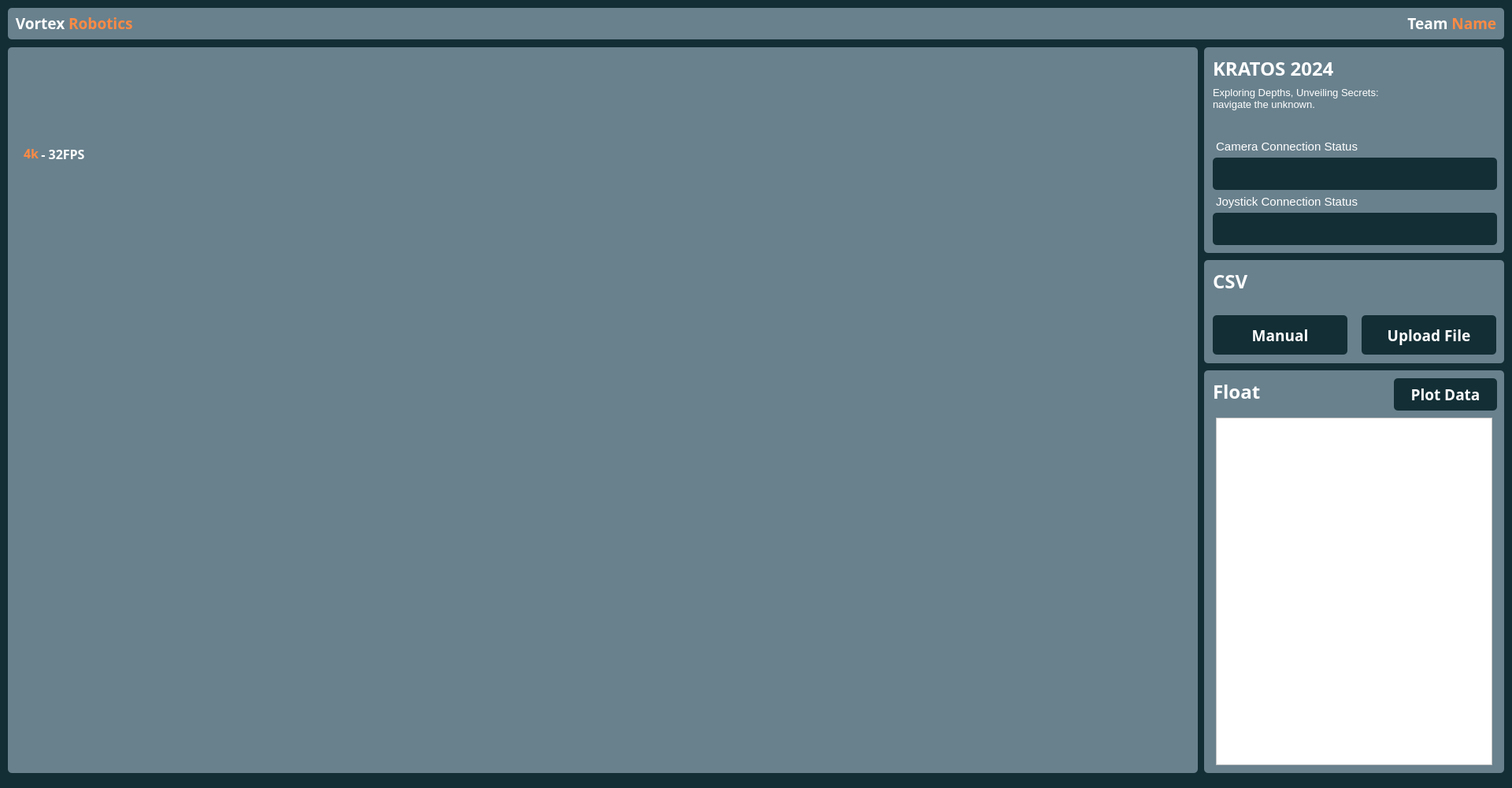
<?xml version="1.0" encoding="UTF-8"?>
<ui version="4.0">
 <class>VortexGUI</class>
 <widget class="QMainWindow" name="VortexGUI">
  <property name="geometry">
   <rect>
    <x>0</x>
    <y>0</y>
    <width>1920</width>
    <height>1000</height>
   </rect>
  </property>
  <property name="sizePolicy">
   <sizepolicy hsizetype="Preferred" vsizetype="Preferred">
    <horstretch>0</horstretch>
    <verstretch>0</verstretch>
   </sizepolicy>
  </property>
  <property name="cursor">
   <cursorShape>ArrowCursor</cursorShape>
  </property>
  <property name="focusPolicy">
   <enum>Qt::StrongFocus</enum>
  </property>
  <property name="windowTitle">
   <string>MainWindow</string>
  </property>
  <property name="windowOpacity">
   <double>1.000000000000000</double>
  </property>
  <property name="styleSheet">
   <string notr="true">background-color: #132E35;</string>
  </property>
  <widget class="QWidget" name="centralwidget">
   <property name="sizePolicy">
    <sizepolicy hsizetype="Expanding" vsizetype="Expanding">
     <horstretch>0</horstretch>
     <verstretch>0</verstretch>
    </sizepolicy>
   </property>
   <widget class="QLabel" name="camera">
    <property name="geometry">
     <rect>
      <x>19</x>
      <y>70</y>
      <width>1481</width>
      <height>901</height>
     </rect>
    </property>
    <property name="sizePolicy">
     <sizepolicy hsizetype="Expanding" vsizetype="Expanding">
      <horstretch>0</horstretch>
      <verstretch>0</verstretch>
     </sizepolicy>
    </property>
    <property name="font">
     <font>
      <pointsize>8</pointsize>
     </font>
    </property>
    <property name="styleSheet">
     <string notr="true">background-color: transparent;
border-radius: 5px;
</string>
    </property>
    <property name="text">
     <string/>
    </property>
    <property name="scaledContents">
     <bool>true</bool>
    </property>
    <property name="alignment">
     <set>Qt::AlignCenter</set>
    </property>
   </widget>
   <widget class="QLabel" name="title">
    <property name="geometry">
     <rect>
      <x>10</x>
      <y>10</y>
      <width>940</width>
      <height>40</height>
     </rect>
    </property>
    <property name="sizePolicy">
     <sizepolicy hsizetype="Expanding" vsizetype="Expanding">
      <horstretch>0</horstretch>
      <verstretch>0</verstretch>
     </sizepolicy>
    </property>
    <property name="font">
     <font>
      <family>Segoe UI Semibold</family>
      <pointsize>14</pointsize>
      <weight>75</weight>
      <bold>true</bold>
     </font>
    </property>
    <property name="styleSheet">
     <string notr="true">background-color: #69818D;
color: white;
border-radius: 5px;
</string>
    </property>
    <property name="text">
     <string>&lt;html&gt;&lt;head/&gt;&lt;body&gt;&lt;p&gt; &amp;nbsp; Vortex  &lt;font color=&quot;#fd8a44&quot;&gt;Robotics&lt;/font&gt; &lt;/p&gt;&lt;/body&gt;&lt;/html&gt;
</string>
    </property>
    <property name="alignment">
     <set>Qt::AlignJustify|Qt::AlignVCenter</set>
    </property>
   </widget>
   <widget class="QLabel" name="rov_name">
    <property name="geometry">
     <rect>
      <x>1540</x>
      <y>70</y>
      <width>191</width>
      <height>41</height>
     </rect>
    </property>
    <property name="sizePolicy">
     <sizepolicy hsizetype="Expanding" vsizetype="Expanding">
      <horstretch>0</horstretch>
      <verstretch>0</verstretch>
     </sizepolicy>
    </property>
    <property name="font">
     <font>
      <family>Segoe UI Semibold</family>
      <pointsize>18</pointsize>
      <weight>75</weight>
      <bold>true</bold>
     </font>
    </property>
    <property name="styleSheet">
     <string notr="true">background-color: transparent;
color: white;
</string>
    </property>
    <property name="text">
     <string>KRATOS 2024</string>
    </property>
    <property name="alignment">
     <set>Qt::AlignLeading|Qt::AlignLeft|Qt::AlignTop</set>
    </property>
   </widget>
   <widget class="QLabel" name="title_2">
    <property name="geometry">
     <rect>
      <x>920</x>
      <y>10</y>
      <width>990</width>
      <height>40</height>
     </rect>
    </property>
    <property name="sizePolicy">
     <sizepolicy hsizetype="Expanding" vsizetype="Expanding">
      <horstretch>0</horstretch>
      <verstretch>0</verstretch>
     </sizepolicy>
    </property>
    <property name="font">
     <font>
      <family>Segoe UI Semibold</family>
      <pointsize>14</pointsize>
      <weight>75</weight>
      <bold>true</bold>
     </font>
    </property>
    <property name="styleSheet">
     <string notr="true">background-color: #69818D;
color: white;
border-radius: 5px;
</string>
    </property>
    <property name="text">
     <string>&lt;html&gt;&lt;head/&gt;&lt;body&gt;&lt;p align=&quot;right&quot;&gt;  Team &lt;span style=&quot; color:#fd8a44;&quot;&gt;Name&lt;/span&gt;&lt;/p&gt;&amp;nbsp;&amp;nbsp;&lt;/body&gt;&lt;/html&gt;</string>
    </property>
    <property name="alignment">
     <set>Qt::AlignJustify|Qt::AlignVCenter</set>
    </property>
   </widget>
   <widget class="QLabel" name="label_13">
    <property name="geometry">
     <rect>
      <x>10</x>
      <y>60</y>
      <width>1511</width>
      <height>921</height>
     </rect>
    </property>
    <property name="sizePolicy">
     <sizepolicy hsizetype="Expanding" vsizetype="Expanding">
      <horstretch>0</horstretch>
      <verstretch>0</verstretch>
     </sizepolicy>
    </property>
    <property name="styleSheet">
     <string notr="true">background-color: #69818D;
color: white;
border-radius: 5px;

</string>
    </property>
    <property name="text">
     <string/>
    </property>
   </widget>
   <widget class="QLabel" name="background_label">
    <property name="geometry">
     <rect>
      <x>0</x>
      <y>0</y>
      <width>1920</width>
      <height>991</height>
     </rect>
    </property>
    <property name="sizePolicy">
     <sizepolicy hsizetype="Expanding" vsizetype="Expanding">
      <horstretch>0</horstretch>
      <verstretch>0</verstretch>
     </sizepolicy>
    </property>
    <property name="styleSheet">
     <string notr="true">background-color: #132E35;</string>
    </property>
    <property name="text">
     <string/>
    </property>
   </widget>
   <widget class="QLabel" name="label_4">
    <property name="geometry">
     <rect>
      <x>1529</x>
      <y>60</y>
      <width>381</width>
      <height>261</height>
     </rect>
    </property>
    <property name="sizePolicy">
     <sizepolicy hsizetype="Expanding" vsizetype="Expanding">
      <horstretch>0</horstretch>
      <verstretch>0</verstretch>
     </sizepolicy>
    </property>
    <property name="styleSheet">
     <string notr="true">background-color: #69818D;
color: white;
border-radius: 5px;
</string>
    </property>
    <property name="text">
     <string/>
    </property>
   </widget>
   <widget class="QLabel" name="connection_status">
    <property name="geometry">
     <rect>
      <x>1540</x>
      <y>200</y>
      <width>361</width>
      <height>41</height>
     </rect>
    </property>
    <property name="font">
     <font>
      <family>Segoe UI Semibold</family>
      <weight>75</weight>
      <bold>true</bold>
     </font>
    </property>
    <property name="styleSheet">
     <string notr="true">background-color: #132E35;
color: white;
border-top: white 3px solid;
border-radius: 5px;</string>
    </property>
    <property name="text">
     <string/>
    </property>
   </widget>
   <widget class="QLabel" name="label_8">
    <property name="geometry">
     <rect>
      <x>1540</x>
      <y>170</y>
      <width>221</width>
      <height>31</height>
     </rect>
    </property>
    <property name="font">
     <font>
      <family>Segoe UI Historic</family>
      <pointsize>11</pointsize>
      <weight>50</weight>
      <bold>false</bold>
     </font>
    </property>
    <property name="styleSheet">
     <string notr="true">background-color: transparent;
color: white;
</string>
    </property>
    <property name="text">
     <string> Camera Connection Status</string>
    </property>
   </widget>
   <widget class="QLabel" name="label_9">
    <property name="geometry">
     <rect>
      <x>1540</x>
      <y>110</y>
      <width>261</width>
      <height>61</height>
     </rect>
    </property>
    <property name="font">
     <font>
      <family>Segoe UI Historic</family>
      <pointsize>10</pointsize>
      <weight>50</weight>
      <bold>false</bold>
     </font>
    </property>
    <property name="styleSheet">
     <string notr="true">background-color: transparent;
color: white;
</string>
    </property>
    <property name="text">
     <string>Exploring Depths, Unveiling Secrets: navigate the unknown.</string>
    </property>
    <property name="alignment">
     <set>Qt::AlignLeading|Qt::AlignLeft|Qt::AlignTop</set>
    </property>
    <property name="wordWrap">
     <bool>true</bool>
    </property>
   </widget>
   <widget class="QLabel" name="connection_status_2">
    <property name="geometry">
     <rect>
      <x>1540</x>
      <y>270</y>
      <width>361</width>
      <height>41</height>
     </rect>
    </property>
    <property name="font">
     <font>
      <family>Segoe UI Semibold</family>
      <pointsize>10</pointsize>
      <weight>75</weight>
      <bold>true</bold>
     </font>
    </property>
    <property name="styleSheet">
     <string notr="true">background-color: #132E35;
color: white;
border-top: white 3px solid;
border-radius: 5px;</string>
    </property>
    <property name="text">
     <string/>
    </property>
   </widget>
   <widget class="QLabel" name="label_10">
    <property name="geometry">
     <rect>
      <x>1540</x>
      <y>240</y>
      <width>221</width>
      <height>31</height>
     </rect>
    </property>
    <property name="font">
     <font>
      <family>Segoe UI Historic</family>
      <pointsize>11</pointsize>
      <weight>50</weight>
      <bold>false</bold>
     </font>
    </property>
    <property name="styleSheet">
     <string notr="true">background-color: transparent;
color: white;
</string>
    </property>
    <property name="text">
     <string> Joystick Connection Status</string>
    </property>
   </widget>
   <widget class="QLabel" name="label_19">
    <property name="geometry">
     <rect>
      <x>30</x>
      <y>160</y>
      <width>101</width>
      <height>70</height>
     </rect>
    </property>
    <property name="font">
     <font>
      <family>Segoe UI Semibold</family>
      <pointsize>12</pointsize>
      <weight>75</weight>
      <bold>true</bold>
     </font>
    </property>
    <property name="styleSheet">
     <string notr="true">background-color: transparent;
color: white;</string>
    </property>
    <property name="text">
     <string>&lt;html&gt;&lt;head/&gt;&lt;body&gt;&lt;p&gt;&lt;span style=&quot; color:#fd8a44;&quot;&gt;4k&lt;/span&gt;&lt;/p&gt;&lt;/body&gt;&lt;/html&gt;</string>
    </property>
   </widget>
   <widget class="QLabel" name="fps">
    <property name="geometry">
     <rect>
      <x>44</x>
      <y>160</y>
      <width>81</width>
      <height>71</height>
     </rect>
    </property>
    <property name="font">
     <font>
      <family>Segoe UI Semibold</family>
      <pointsize>12</pointsize>
      <weight>75</weight>
      <bold>true</bold>
     </font>
    </property>
    <property name="styleSheet">
     <string notr="true">color: white;
background-color: transparent;</string>
    </property>
    <property name="text">
     <string>  - 32FPS</string>
    </property>
   </widget>
   <widget class="QLabel" name="label_14">
    <property name="geometry">
     <rect>
      <x>1529</x>
      <y>470</y>
      <width>381</width>
      <height>511</height>
     </rect>
    </property>
    <property name="sizePolicy">
     <sizepolicy hsizetype="Expanding" vsizetype="Expanding">
      <horstretch>0</horstretch>
      <verstretch>0</verstretch>
     </sizepolicy>
    </property>
    <property name="styleSheet">
     <string notr="true">background-color: #69818D;
color: white;
border-radius: 5px;

</string>
    </property>
    <property name="text">
     <string/>
    </property>
   </widget>
   <widget class="QLabel" name="rov_name_2">
    <property name="geometry">
     <rect>
      <x>1540</x>
      <y>480</y>
      <width>81</width>
      <height>51</height>
     </rect>
    </property>
    <property name="sizePolicy">
     <sizepolicy hsizetype="Expanding" vsizetype="Expanding">
      <horstretch>0</horstretch>
      <verstretch>0</verstretch>
     </sizepolicy>
    </property>
    <property name="font">
     <font>
      <family>Segoe UI Semibold</family>
      <pointsize>18</pointsize>
      <weight>75</weight>
      <bold>true</bold>
     </font>
    </property>
    <property name="styleSheet">
     <string notr="true">background-color: transparent;
color: white;
</string>
    </property>
    <property name="text">
     <string>Float</string>
    </property>
    <property name="alignment">
     <set>Qt::AlignLeading|Qt::AlignLeft|Qt::AlignTop</set>
    </property>
   </widget>
   <widget class="QPushButton" name="display_float">
    <property name="geometry">
     <rect>
      <x>1770</x>
      <y>480</y>
      <width>131</width>
      <height>41</height>
     </rect>
    </property>
    <property name="font">
     <font>
      <family>Segoe UI Semibold</family>
      <pointsize>14</pointsize>
      <weight>75</weight>
      <bold>true</bold>
     </font>
    </property>
    <property name="styleSheet">
     <string notr="true">QPushButton{
background-color: #132E35;
color: white;
border-radius: 5px;
}
QPushButton:hover {
    background-color: #fd8a44; 
    border-color: #fd8a44; 
}</string>
    </property>
    <property name="text">
     <string>Plot Data</string>
    </property>
   </widget>
   <widget class="QLabel" name="label_17">
    <property name="geometry">
     <rect>
      <x>1529</x>
      <y>330</y>
      <width>381</width>
      <height>131</height>
     </rect>
    </property>
    <property name="sizePolicy">
     <sizepolicy hsizetype="Expanding" vsizetype="Expanding">
      <horstretch>0</horstretch>
      <verstretch>0</verstretch>
     </sizepolicy>
    </property>
    <property name="styleSheet">
     <string notr="true">background-color: #69818D;
color: white;
border-radius: 5px;

</string>
    </property>
    <property name="text">
     <string/>
    </property>
   </widget>
   <widget class="QLabel" name="rov_name_3">
    <property name="geometry">
     <rect>
      <x>1540</x>
      <y>340</y>
      <width>81</width>
      <height>41</height>
     </rect>
    </property>
    <property name="sizePolicy">
     <sizepolicy hsizetype="Expanding" vsizetype="Expanding">
      <horstretch>0</horstretch>
      <verstretch>0</verstretch>
     </sizepolicy>
    </property>
    <property name="font">
     <font>
      <family>Segoe UI Semibold</family>
      <pointsize>18</pointsize>
      <weight>75</weight>
      <bold>true</bold>
     </font>
    </property>
    <property name="styleSheet">
     <string notr="true">background-color: transparent;
color: white;
</string>
    </property>
    <property name="text">
     <string>CSV</string>
    </property>
    <property name="alignment">
     <set>Qt::AlignLeading|Qt::AlignLeft|Qt::AlignTop</set>
    </property>
   </widget>
   <widget class="QPushButton" name="csv_manual">
    <property name="geometry">
     <rect>
      <x>1540</x>
      <y>400</y>
      <width>171</width>
      <height>50</height>
     </rect>
    </property>
    <property name="font">
     <font>
      <family>Segoe UI Semibold</family>
      <pointsize>14</pointsize>
      <weight>75</weight>
      <bold>true</bold>
     </font>
    </property>
    <property name="styleSheet">
     <string notr="true">QPushButton{
background-color: #132E35;
color: white;
border-radius: 5px;
}
QPushButton:hover {
    background-color: #fd8a44; 
    border-color: #fd8a44; 
}</string>
    </property>
    <property name="text">
     <string>Manual</string>
    </property>
   </widget>
   <widget class="QPushButton" name="csv_auto">
    <property name="geometry">
     <rect>
      <x>1729</x>
      <y>400</y>
      <width>171</width>
      <height>50</height>
     </rect>
    </property>
    <property name="font">
     <font>
      <family>Segoe UI Semibold</family>
      <pointsize>14</pointsize>
      <weight>75</weight>
      <bold>true</bold>
     </font>
    </property>
    <property name="styleSheet">
     <string notr="true">QPushButton{
background-color: #132E35;
color: white;
border-radius: 5px;
}
QPushButton:hover {
    background-color: #fd8a44; 
    border-color: #fd8a44; 
}</string>
    </property>
    <property name="text">
     <string>Upload File</string>
    </property>
   </widget>
   <widget class="QTableWidget" name="float_table">
    <property name="geometry">
     <rect>
      <x>1544</x>
      <y>530</y>
      <width>351</width>
      <height>441</height>
     </rect>
    </property>
    <property name="styleSheet">
     <string notr="true">background-color:white;</string>
    </property>
   </widget>
   <widget class="QLabel" name="label">
    <property name="geometry">
     <rect>
      <x>1544</x>
      <y>660</y>
      <width>351</width>
      <height>310</height>
     </rect>
    </property>
    <property name="styleSheet">
     <string notr="true">background-color:white;</string>
    </property>
    <property name="text">
     <string/>
    </property>
   </widget>
   <zorder>background_label</zorder>
   <zorder>label_13</zorder>
   <zorder>camera</zorder>
   <zorder>title</zorder>
   <zorder>title_2</zorder>
   <zorder>label_4</zorder>
   <zorder>connection_status</zorder>
   <zorder>label_8</zorder>
   <zorder>rov_name</zorder>
   <zorder>label_9</zorder>
   <zorder>connection_status_2</zorder>
   <zorder>label_10</zorder>
   <zorder>label_19</zorder>
   <zorder>fps</zorder>
   <zorder>label_14</zorder>
   <zorder>rov_name_2</zorder>
   <zorder>display_float</zorder>
   <zorder>label_17</zorder>
   <zorder>rov_name_3</zorder>
   <zorder>csv_manual</zorder>
   <zorder>csv_auto</zorder>
   <zorder>label</zorder>
   <zorder>float_table</zorder>
  </widget>
 </widget>
 <resources/>
 <connections/>
</ui>
